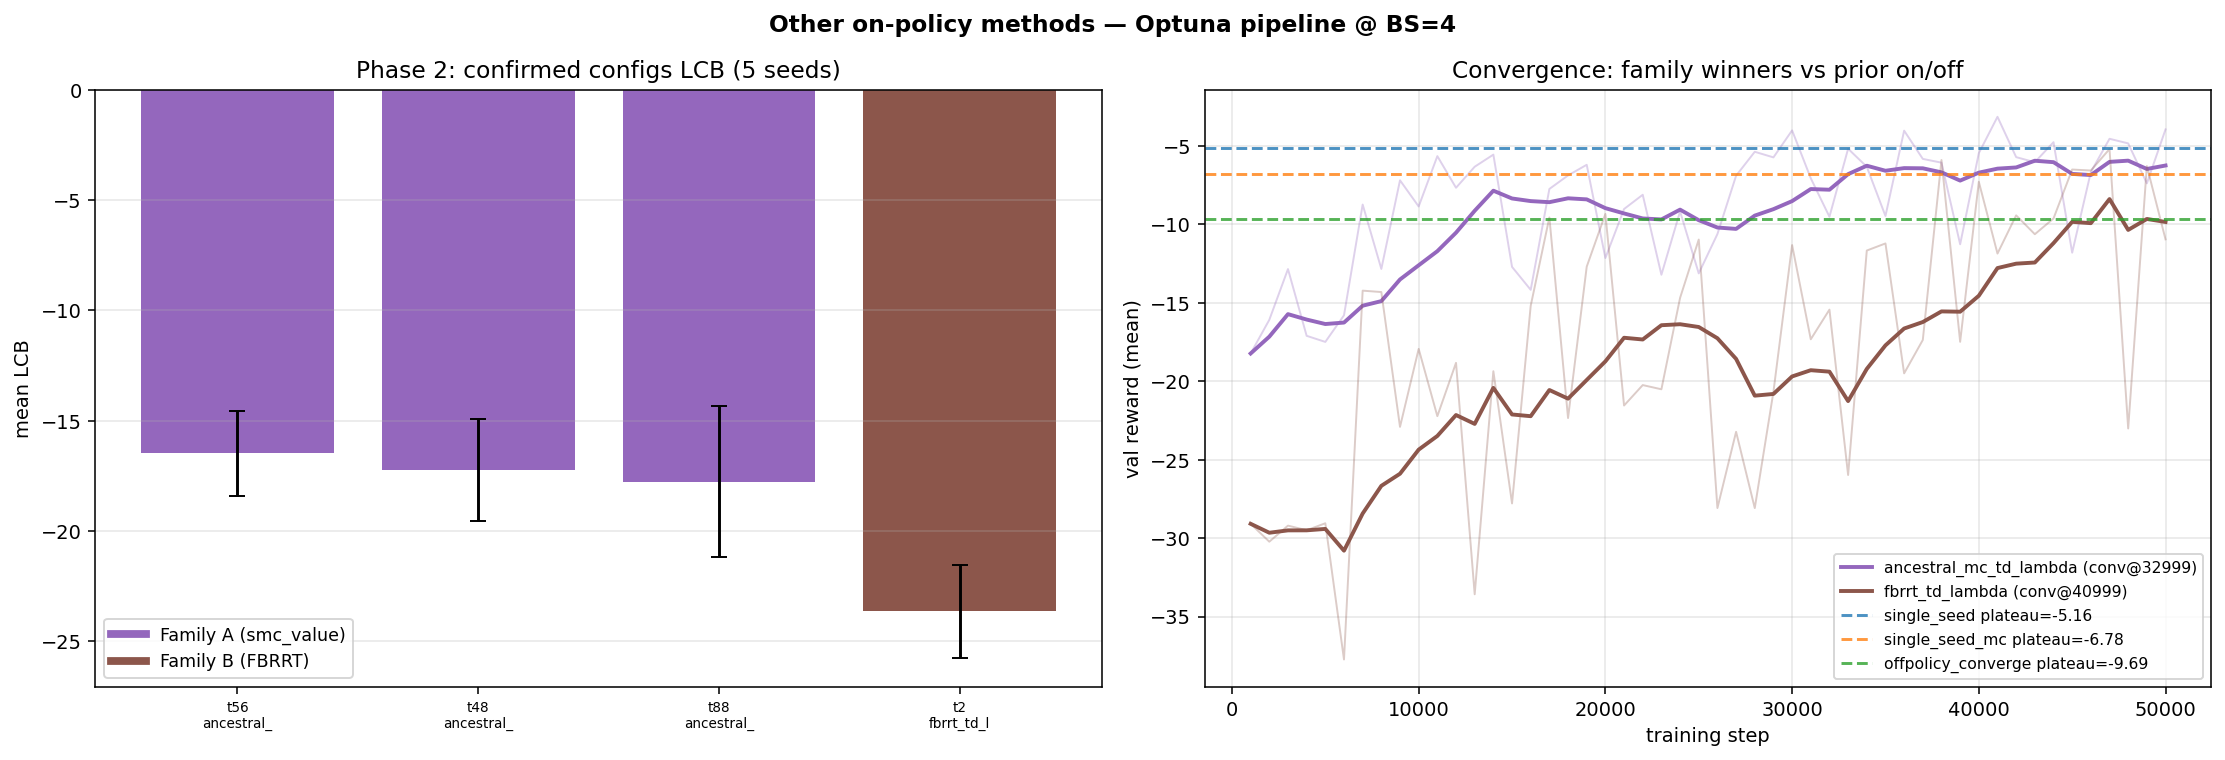

The Python source for this figure:
#!/usr/bin/env python3
"""Combined Optuna pipeline for the OTHER on-policy methods.

`sampling_method` is itself an Optuna categorical over all 7 remaining
on-policy algorithms, with family-conditional hyperparameters:

Family A — log_tau / smc_value methods:
    one_step_bootstrap, ancestral_td_lambda, ancestral_mc_td_lambda
  design space: smc_type {kt_r,k_r,k_Vema,k_Vnograd,kV_plus_ltr}, k, l,
  ema_decay, lambda_eff (ancestral_* only — one_step has no λ)

Family B — FBRRT gradient-guided methods (no smc_value):
    fbrrt, fbrrt_td_lambda, fbrrt_cv, fbrrt_mc_z
  design space: alpha (guidance scale; 1=optimal on-policy, 0=base),
  entropy_lambda, branch, lambda_eff (fbrrt_td_lambda only)

Common: n_steps, off_policy_frac, mc_samples, lr, grad_decay (∇V weight decay).
Batch size fixed at 4.

Phase 1 sweep   : 100 trials, Hyperband, MAX_STEPS=5000.
Phase 2 confirm : top-3 overall (∪ best-per-family) × 5 seeds × 5000 steps.
Phase 3 converge: best Family-A config + best FBRRT config → 50000 steps,
                  serialized (best.ckpt/last.ckpt/value_module.pt).

Objective = detrended-SEM LCB over the last 20 val checkpoints (identical
to the on/off pipelines, for a direct comparison at BS=4).
"""

import gc
import json
import os
import shutil
import time

import numpy as np
import pandas as pd
import torch
from einops import reduce
from sklearn.datasets import make_moons
from sklearn.mixture import GaussianMixture
from sklearn.preprocessing import StandardScaler
from torch.utils.data import DataLoader, TensorDataset

import matplotlib
matplotlib.use("Agg")
import matplotlib.pyplot as plt

import lightning as L
from lightning.pytorch.callbacks import Callback, ModelCheckpoint
from lightning.pytorch.loggers import CSVLogger

import optuna
from optuna.samplers import TPESampler
from optuna.pruners import HyperbandPruner
from optuna.trial import TrialState

from diffusion_rl.models.on_policy import OnPolicySMCDataset, OnPolicyValue
from diffusion_rl.modules.resnet_mlp import ValueNetwork


# ── Shared setup ──────────────────────────────────────────────────────────
X, _ = make_moons(n_samples=10_000, noise=0.05, random_state=42)
scaler = StandardScaler(); X = scaler.fit_transform(X)
clf = GaussianMixture(n_components=100, covariance_type="spherical"); clf.fit(X)
_means = torch.from_numpy(clf.means_).double()
_sigma2 = torch.from_numpy(clf.covariances_).double()
_weights = torch.from_numpy(clf.weights_).double()
_sigmas = torch.sqrt(_sigma2)[:, None]; _weights_col = _weights[:, None]

D = 2; a = 1.0; c = torch.tensor([1.0, 0.0])
means_np = clf.means_; sigmas_np = np.sqrt(clf.covariances_); weights_np = clf.weights_


def gmm_drift(xt, ts, a_):
    ts = ts.reshape(-1, 1); xt_ = xt[..., None]
    means_ = _means.float().to(xt).T[None, ...]; ts_ = ts[..., None]
    sigmas_ = _sigmas.float().to(xt).T; weights_ = _weights_col.float().to(xt).T
    denom = 2 * a_ * (1 - ts) + ts * sigmas_**2
    le = -reduce((xt_ - means_ * ts_) ** 2, "n d m -> n m", "sum") / (2 * ts * denom)
    lsf = torch.log(2 * a_ * (1 - ts) / denom) * D / 2
    lrw = torch.log(weights_) + le + lsf
    lw = lrw - torch.logsumexp(lrw, dim=1, keepdim=True)
    lw = torch.where((ts == 0), torch.log(weights_), lw)
    nm = (2 * a_ * (1 - ts_) * means_ + xt_ * sigmas_[None, ...] ** 2) / denom[:, None, :]
    us = (nm - xt[:, :, None]) / (1 - ts[..., None])
    return reduce(torch.exp(lw)[:, None, :] * us, "n d m -> n d", "sum")


DEVICE = "mps" if torch.backends.mps.is_available() else "cpu"


def base_drift(x, t):
    return gmm_drift(x, t if t.ndim >= 1 else t.unsqueeze(0), a).to(dtype=torch.float)


def reward_fn(x):
    return -10 * (x - c.to(x)).square().sum(dim=1)


def gmm_sample(n):
    k_ = np.random.choice(len(weights_np), size=n, p=weights_np)
    return means_np[k_] + sigmas_np[k_, np.newaxis] * np.random.randn(n, D)


def zero_log_tau(x, t):
    return torch.zeros(x.shape[0], dtype=x.dtype, device=x.device)


class OnPolicyValueLive(OnPolicyValue):
    def drift(self, x, t, beta=1, use_ema=False):
        return super().drift(x, t, beta=beta, use_ema=use_ema)


FAMILY_A = ["one_step_bootstrap", "ancestral_td_lambda", "ancestral_mc_td_lambda"]
FAMILY_B = ["fbrrt", "fbrrt_td_lambda", "fbrrt_cv", "fbrrt_mc_z"]
ALL_METHODS = FAMILY_A + FAMILY_B
TD_A = {"ancestral_td_lambda", "ancestral_mc_td_lambda"}   # use lambda_eff
TD_B = {"fbrrt_td_lambda"}                                 # use lambda_eff


def make_smc_value(smc_type, k, l, model):
    if smc_type == "kt_r":
        return lambda x, t: k * t.reshape(-1) * reward_fn(x)
    if smc_type == "k_r":
        return lambda x, t: k * reward_fn(x)
    if smc_type == "k_Vema":
        return lambda x, t: k * model.ema(x, t).reshape(-1)
    if smc_type == "k_Vnograd":
        return lambda x, t: k * model.value_module(x, t).reshape(-1)
    if smc_type == "kV_plus_ltr":
        return lambda x, t: (k * model.value_module(x, t).reshape(-1)
                             + l * t.reshape(-1) * reward_fn(x))
    raise ValueError(smc_type)


# ── Constants ──────────────────────────────────────────────────────────────
LOG_DIR = "lightning_logs/optuna_other"
CONFIRM_DIR = "lightning_logs/optuna_other_confirm"
CONV_LOG_DIR = "lightning_logs/optuna_other_converge"
CKPT_DIR = "checkpoints/optuna_other_converge"
STUDY_DB = "sqlite:///notebooks/optuna_other.db"
STUDY_NAME = "other_onpolicy_lcb_v1"

BS = 4
DS_BATCH = 64
MAX_STEPS = int(os.environ.get("OPT_MAX_STEPS", 5000))
N_VAL = int(os.environ.get("OPT_N_VAL", 50))
LCB_TAIL = 20
LCB_Z = 1.645
N_TRIALS = int(os.environ.get("OPT_N_TRIALS", 100))
N_SEEDS = int(os.environ.get("OPT_N_SEEDS", 5))
CONV_STEPS = int(os.environ.get("OPT_CONV_STEPS", 50000))
CONV_VAL_EVERY = int(os.environ.get("OPT_CONV_VAL_EVERY", 1000))

all_rewards = reward_fn(torch.from_numpy(X).float())
max_r = all_rewards.max()
bias_val = (torch.log(torch.mean(torch.exp(all_rewards - max_r))) + max_r).item()
val_loader = DataLoader(TensorDataset(torch.zeros(1)), batch_size=1)


class OptunaPruning(Callback):
    def __init__(self, trial, monitor="val_reward_mean"):
        super().__init__(); self.trial = trial; self.monitor = monitor

    def on_validation_end(self, trainer, pl_module):
        m = trainer.callback_metrics.get(self.monitor)
        if m is None:
            return
        step = int(trainer.global_step)
        self.trial.report(float(m), step)
        if self.trial.should_prune():
            raise optuna.TrialPruned(f"pruned at step {step}")


def read_curve(csv_path):
    if not os.path.exists(csv_path):
        return np.array([]), np.array([])
    df = pd.read_csv(csv_path)
    if "val_reward_mean" not in df.columns:
        return np.array([]), np.array([])
    sub = df.dropna(subset=["val_reward_mean"])
    return sub["step"].to_numpy(), sub["val_reward_mean"].to_numpy()


def lcb_of(curve):
    if len(curve) < 5:
        return -100.0
    tail = curve[-LCB_TAIL:]
    n = len(tail)
    xx = np.arange(n, dtype=float)
    A = np.vstack([xx, np.ones(n)]).T
    coef, *_ = np.linalg.lstsq(A, tail, rcond=None)
    resid = tail - A @ coef
    sigma = float(np.sqrt((resid ** 2).sum() / max(1, n - 2)))
    return float(tail.mean() - LCB_Z * sigma / np.sqrt(n))


def sample_params(trial):
    """Family-conditional design space."""
    method = trial.suggest_categorical("method", ALL_METHODS)
    p = {
        "method": method,
        "n_steps": trial.suggest_int("n_steps", 10, 60),
        "off_policy_frac": trial.suggest_float("off_policy_frac", 0.0, 0.5),
        "lr": trial.suggest_float("lr", 1e-4, 3e-3, log=True),
    }
    if trial.suggest_categorical("use_grad_decay", [True, False]):
        p["grad_decay"] = trial.suggest_float("grad_decay", 1e-5, 1e-1, log=True)
        p["use_grad_decay"] = True
    else:
        p["use_grad_decay"] = False

    if method in FAMILY_A:
        p["mc_samples"] = trial.suggest_int("mc_samples", 1, 24, log=True)
        p["smc_type"] = trial.suggest_categorical(
            "smc_type", ["kt_r", "k_r", "k_Vema", "k_Vnograd", "kV_plus_ltr"])
        p["k"] = trial.suggest_float("k", 1e-3, 1.0, log=True)
        if p["smc_type"] == "kV_plus_ltr":
            p["l"] = trial.suggest_float("l", 1e-3, 1.0, log=True)
        if p["smc_type"] == "k_Vema":
            p["ema_decay"] = trial.suggest_float("ema_decay", 0.90, 0.999)
        if method in TD_A:
            p["lambda_eff"] = trial.suggest_float("lambda_eff", 0.0, 1.0)
    else:  # Family B (FBRRT) — bounded particle budget
        p["mc_samples"] = trial.suggest_int("mc_samples_b", 1, 16, log=True)
        p["branch"] = trial.suggest_int("branch", 2, 10)
        p["alpha"] = trial.suggest_float("alpha", 0.0, 1.5)
        p["entropy_lambda"] = trial.suggest_float("entropy_lambda", 0.0, 2.0)
        if method in TD_B:
            p["lambda_eff"] = trial.suggest_float("lambda_eff_b", 0.0, 1.0)
    return p


def build(params, seed):
    L.seed_everything(seed, workers=True)
    method = params["method"]
    grad_decay = params["grad_decay"] if params.get("use_grad_decay") else None
    ema_decay = params.get("ema_decay", 0.99)
    vm = ValueNetwork(D, bias=bias_val)
    model = OnPolicyValueLive(
        base_score_module=base_drift, value_module=vm, reward_function=reward_fn,
        dim=D, a=a, lr=params["lr"], loss_type="quad",
        grad_decay=grad_decay, ema_decay=ema_decay,
    )
    # FBRRT computes grad_x v_theta on the first lazy data-gen, before
    # Lightning moves the module to the accelerator — move it now so the
    # value network and the (MPS) sample tensors share a device.
    model = model.to(DEVICE)
    if method in FAMILY_A:
        smc_value = make_smc_value(params["smc_type"], params["k"],
                                   params.get("l", 0.0), model)
    else:
        smc_value = zero_log_tau  # FBRRT ignores smc_value
    ds = OnPolicySMCDataset(
        dim=D, drift=base_drift, value=model.value_module,
        smc_value=smc_value, reward=reward_fn, device=DEVICE, a=a,
        batch_size=DS_BATCH, n_steps=params["n_steps"],
        mc_samples_per_step=params["mc_samples"],
        sampling_method=method,
        lambda_eff=params.get("lambda_eff", 0.1),
        branch=params.get("branch", 4),
        entropy_lambda=params.get("entropy_lambda", 1.0),
        fbrrt_alpha=params.get("alpha", 1.0),
        off_policy_frac=params["off_policy_frac"], include_t_zero=False,
        random_t=False, generating_function=gmm_sample,
    )
    loader = DataLoader(ds, batch_size=BS)
    return model, vm, ds, loader


def fmt(p):
    base = (f"{p['method']} mc={p['mc_samples']} ns={p['n_steps']} "
            f"ofp={p['off_policy_frac']:.2f} lr={p['lr']:.1e} "
            f"{'gd='+format(p['grad_decay'],'.1e') if p.get('use_grad_decay') else 'gd=off'}")
    if p["method"] in FAMILY_A:
        base += f" smc={p['smc_type']} k={p['k']:.3f}"
        if "lambda_eff" in p:
            base += f" lam={p['lambda_eff']:.2f}"
    else:
        base += (f" br={p['branch']} alpha={p['alpha']:.2f} "
                 f"ent={p['entropy_lambda']:.2f}")
        if "lambda_eff" in p:
            base += f" lam={p['lambda_eff']:.2f}"
    return base


# ── Phase 1: sweep ────────────────────────────────────────────────────────
def objective(trial):
    p = sample_params(trial)
    name = f"trial_{trial.number:04d}"
    csv = f"{LOG_DIR}/{name}/version_0/metrics.csv"
    t0 = time.time()
    model, vm, ds, loader = build(p, 1234 + trial.number)
    logger = CSVLogger(LOG_DIR, name=name, version=0)
    trainer = L.Trainer(
        max_steps=MAX_STEPS, val_check_interval=max(1, MAX_STEPS // N_VAL),
        callbacks=[OptunaPruning(trial)], logger=logger,
        enable_checkpointing=False, enable_progress_bar=False)
    try:
        trainer.fit(model, loader, val_dataloaders=val_loader)
    except optuna.TrialPruned:
        print(f"  {name}: pruned [{p['method']}] "
              f"({(time.time()-t0)/60:.1f} min)", flush=True)
        raise
    except (RuntimeError, ValueError) as e:
        del model, vm, trainer, loader, ds
        gc.collect()
        if torch.backends.mps.is_available():
            torch.mps.empty_cache()
        print(f"  {name}: error [{p['method']}] {type(e).__name__} -> -100",
              flush=True)
        return -100.0
    st, cv = read_curve(csv)
    del model, vm, trainer, loader, ds
    gc.collect()
    if torch.backends.mps.is_available():
        torch.mps.empty_cache()
    lcb = lcb_of(cv)
    print(f"  {name}: LCB={lcb:.3f}  [{fmt(p)}]  "
          f"{(time.time()-t0)/60:.1f} min", flush=True)
    return lcb


t_start = time.time()
sampler = TPESampler(multivariate=True, group=True, seed=42)
pruner = HyperbandPruner(min_resource=500, max_resource=MAX_STEPS,
                         reduction_factor=3)
study = optuna.create_study(
    study_name=STUDY_NAME, storage=STUDY_DB, load_if_exists=True,
    direction="maximize", sampler=sampler, pruner=pruner)
n_done = len([t for t in study.trials if t.state.is_finished()])
print(f"PHASE 1 — combined sweep (7 methods)  device={DEVICE}  "
      f"done={n_done} remaining={max(0, N_TRIALS-n_done)}", flush=True)


def _cb(study, trial):
    done = len([t for t in study.trials if t.state.is_finished()])
    try:
        best = study.best_value
        bm = study.best_trial.params.get("method", "?")
    except ValueError:
        best, bm = float("nan"), "?"
    print(f"[{done}/{N_TRIALS}] elapsed={(time.time()-t_start)/60:.1f} min "
          f"| best LCB={best:.3f} ({bm})", flush=True)


study.optimize(objective, n_trials=max(0, N_TRIALS - n_done),
               callbacks=[_cb], gc_after_trial=True)


def trial_params(t):
    """Reconstruct the full params dict from a finished trial."""
    pr = dict(t.params)
    m = pr["method"]
    out = {"method": m, "n_steps": pr["n_steps"],
           "off_policy_frac": pr["off_policy_frac"], "lr": pr["lr"],
           "use_grad_decay": pr.get("use_grad_decay", False)}
    if out["use_grad_decay"]:
        out["grad_decay"] = pr["grad_decay"]
    if m in FAMILY_A:
        out["mc_samples"] = pr["mc_samples"]
        out["smc_type"] = pr["smc_type"]; out["k"] = pr["k"]
        if pr["smc_type"] == "kV_plus_ltr":
            out["l"] = pr["l"]
        if pr["smc_type"] == "k_Vema":
            out["ema_decay"] = pr["ema_decay"]
        if m in TD_A:
            out["lambda_eff"] = pr["lambda_eff"]
    else:
        out["mc_samples"] = pr["mc_samples_b"]
        out["branch"] = pr["branch"]; out["alpha"] = pr["alpha"]
        out["entropy_lambda"] = pr["entropy_lambda"]
        if m in TD_B:
            out["lambda_eff"] = pr["lambda_eff_b"]
    return out


comp = [t for t in study.trials
        if t.state == TrialState.COMPLETE and t.value is not None]
comp.sort(key=lambda t: t.value, reverse=True)

# top-3 overall ∪ best Family-A ∪ best Family-B (so each family is converged)
chosen = list(comp[:3])
for fam in (FAMILY_A, FAMILY_B):
    famc = [t for t in comp if t.params.get("method") in fam]
    if famc and famc[0] not in chosen:
        chosen.append(famc[0])
seen = set()
chosen = [t for t in chosen if not (t.number in seen or seen.add(t.number))]

print("\n" + "=" * 80)
print("Selected for 5-seed confirm (top-3 ∪ best/family):")
for t in chosen:
    print(f"  trial {t.number:>3}  LCB={t.value:>8.3f}  [{fmt(trial_params(t))}]")
print("=" * 80, flush=True)
json.dump([{"trial": t.number, "lcb": t.value, "params": trial_params(t)}
           for t in chosen],
          open("notebooks/optuna_other_top.json", "w"), indent=2)


# ── Phase 2: confirm ──────────────────────────────────────────────────────
print("\nPHASE 2 — confirm × 5 seeds × 5000 steps\n", flush=True)
confirm = {}
for t in chosen:
    params = trial_params(t)
    trial = t.number
    fam = "A" if params["method"] in FAMILY_A else "B"
    seed_lcbs, seed_bests = [], []
    for s in range(N_SEEDS):
        name = f"t{trial}_seed{s:02d}"
        csv = f"{CONFIRM_DIR}/{name}/version_0/metrics.csv"
        for vv in range(3):
            pth = f"{CONFIRM_DIR}/{name}/version_{vv}"
            if os.path.exists(pth):
                shutil.rmtree(pth)
        t0 = time.time()
        try:
            model, vm, ds, loader = build(params, 1000 + s)
            logger = CSVLogger(CONFIRM_DIR, name=name, version=0)
            tr = L.Trainer(
                max_steps=MAX_STEPS,
                val_check_interval=max(1, MAX_STEPS // N_VAL),
                logger=logger, enable_checkpointing=False,
                enable_progress_bar=False)
            tr.fit(model, loader, val_dataloaders=val_loader)
            del model, vm, tr, loader, ds
        except (RuntimeError, ValueError) as e:
            print(f"  {name}: error {type(e).__name__}", flush=True)
        gc.collect()
        if torch.backends.mps.is_available():
            torch.mps.empty_cache()
        st, cv = read_curve(csv)
        lcb = lcb_of(cv) if len(cv) else -100.0
        best = float(cv.max()) if len(cv) else -100.0
        seed_lcbs.append(lcb); seed_bests.append(best)
        print(f"  {name}: LCB={lcb:.3f} best={best:.3f} "
              f"({(time.time()-t0)/60:.1f} min)", flush=True)
    seed_lcbs = np.array(seed_lcbs); seed_bests = np.array(seed_bests)
    confirm[trial] = {
        "params": params, "family": fam,
        "lcb_mean": float(seed_lcbs.mean()),
        "lcb_sd": float(seed_lcbs.std(ddof=1)),
        "lcb_values": seed_lcbs.tolist(),
        "best_mean": float(seed_bests.mean()),
        "best_sd": float(seed_bests.std(ddof=1)),
    }
    print(f"  >>> t{trial} [{params['method']}]: LCB "
          f"{seed_lcbs.mean():.3f} ± {seed_lcbs.std(ddof=1):.3f}  "
          f"best {seed_bests.mean():.3f} ± {seed_bests.std(ddof=1):.3f}",
          flush=True)

json.dump(confirm, open("notebooks/optuna_other_confirm_results.json", "w"),
          indent=2)

winners = {}
for fam in ("A", "B"):
    cand = {tr: v for tr, v in confirm.items() if v["family"] == fam}
    if cand:
        bt = max(cand, key=lambda tr: cand[tr]["lcb_mean"])
        winners[fam] = (bt, cand[bt])
print("\n" + "=" * 80)
for fam, (bt, v) in winners.items():
    print(f"Family {fam} winner: trial {bt} [{v['params']['method']}]  "
          f"LCB {v['lcb_mean']:.3f} ± {v['lcb_sd']:.3f}")
print("=" * 80, flush=True)


# ── Phase 3: converge winners (best Family-A + best FBRRT) ─────────────────
print("\nPHASE 3 — converge family winners (50000 steps, serialized)\n",
      flush=True)


def detect_convergence(steps, curve, win=8):
    if len(curve) < win + 4:
        return None, float(curve[-1]) if len(curve) else float("nan")
    sm = pd.Series(curve).rolling(win, min_periods=1).mean().to_numpy()
    tail = sm[-max(4, len(sm) // 5):]
    plateau = float(tail.mean())
    noise = float(np.std(curve[len(curve) // 2:] - sm[len(sm) // 2:]))
    thresh = plateau - 0.5 * noise
    conv_step = None
    for i in range(len(sm)):
        if sm[i] >= thresh and np.all(sm[i:] >= plateau - noise):
            conv_step = int(steps[i]); break
    return conv_step, plateau


conv_summary = {}
for fam, (bt, v) in winners.items():
    params = v["params"]
    tag = f"fam{fam}_t{bt}_{params['method']}_converge"
    print(f"=== {tag} ===\n  {fmt(params)}", flush=True)
    for vv in range(3):
        pth = f"{CONV_LOG_DIR}/{tag}/version_{vv}"
        if os.path.exists(pth):
            shutil.rmtree(pth)
    ckdir = f"{CKPT_DIR}/{tag}"
    if os.path.exists(ckdir):
        shutil.rmtree(ckdir)
    os.makedirs(ckdir, exist_ok=True)
    t0 = time.time()
    model, vm, ds, loader = build(params, 20240)
    logger = CSVLogger(CONV_LOG_DIR, name=tag, version=0)
    ckpt = ModelCheckpoint(dirpath=ckdir, save_last=True, save_top_k=1,
                           monitor="val_reward_mean", mode="max",
                           filename="best")
    tr = L.Trainer(
        max_steps=CONV_STEPS, val_check_interval=CONV_VAL_EVERY,
        callbacks=[ckpt], logger=logger,
        enable_checkpointing=True, enable_progress_bar=False)
    tr.fit(model, loader, val_dataloaders=val_loader)
    torch.save({"state_dict": model.value_module.state_dict(),
                "params": params, "trial": bt, "family": fam,
                "max_steps": CONV_STEPS}, f"{ckdir}/value_module.pt")
    st, cv = read_curve(f"{CONV_LOG_DIR}/{tag}/version_0/metrics.csv")
    cstep, plateau = detect_convergence(st, cv)
    flcb = lcb_of(cv)
    print(f"  elapsed {(time.time()-t0)/60:.1f} min | plateau≈{plateau:.3f} "
          f"| converged@step={cstep} | final-LCB={flcb:.3f}", flush=True)
    print(f"  ckpts: {ckdir}/{{best.ckpt,last.ckpt,value_module.pt}}",
          flush=True)
    conv_summary[tag] = {
        "family": fam, "trial": bt, "params": params,
        "plateau_reward": plateau, "convergence_step": cstep,
        "final_lcb": flcb, "ckpt_dir": ckdir,
        "steps": st.tolist(), "val_reward": cv.tolist()}
    del model, vm, tr, loader, ds
    gc.collect()
    if torch.backends.mps.is_available():
        torch.mps.empty_cache()


# ── Comparison vs prior on/off convergence ────────────────────────────────
prior = {}
for pth, lbl in [("notebooks/optuna_confirm_converge_results.json", "on"),
                 ("notebooks/optuna_offpolicy_pipeline_results.json", "off")]:
    if os.path.exists(pth):
        d = json.load(open(pth))
        if lbl == "on":
            for k, vv in d.get("convergence", {}).items():
                prior[k] = vv
        else:
            cp = d.get("comparison", {}).get("off_policy")
            if cp:
                prior["offpolicy_converge"] = cp

print("\n" + "=" * 84)
print("ALL METHODS @ BS=4 (converged)")
print("=" * 84)
print(f"{'config':>40} | {'plateau':>9} | {'conv_step':>9} | {'final_LCB':>9}")
print("-" * 84)
for k, vv in prior.items():
    print(f"{k:>40} | {vv['plateau_reward']:>9.3f} | "
          f"{str(vv['convergence_step']):>9} | {vv['final_lcb']:>9.3f}")
for tag, d in conv_summary.items():
    print(f"{tag:>40} | {d['plateau_reward']:>9.3f} | "
          f"{str(d['convergence_step']):>9} | {d['final_lcb']:>9.3f}")
print("=" * 84, flush=True)


# ── Plots ─────────────────────────────────────────────────────────────────
fig, axes = plt.subplots(1, 2, figsize=(16, 5.5))
fig.suptitle("Other on-policy methods — Optuna pipeline @ BS=4",
             fontsize=12, fontweight="bold")
ax = axes[0]
ax.set_title("Phase 2: confirmed configs LCB (5 seeds)")
labs, ms, sds, cols = [], [], [], []
for tr, v in sorted(confirm.items(), key=lambda kv: kv[1]["lcb_mean"],
                     reverse=True):
    labs.append(f"t{tr}\n{v['params']['method'][:10]}")
    ms.append(v["lcb_mean"]); sds.append(v["lcb_sd"])
    cols.append("#9467bd" if v["family"] == "A" else "#8c564b")
xp = np.arange(len(labs))
ax.bar(xp, ms, yerr=sds, color=cols, capsize=4)
ax.set_xticks(xp); ax.set_xticklabels(labs, fontsize=7)
ax.set_ylabel("mean LCB"); ax.grid(True, alpha=0.3, axis="y")
ax.plot([], [], color="#9467bd", lw=4, label="Family A (smc_value)")
ax.plot([], [], color="#8c564b", lw=4, label="Family B (FBRRT)")
ax.legend(fontsize=9)

ax = axes[1]
ax.set_title("Convergence: family winners vs prior on/off")
for tag, d in conv_summary.items():
    col = "#9467bd" if d["family"] == "A" else "#8c564b"
    st = np.array(d["steps"]); cv = np.array(d["val_reward"])
    ax.plot(st, cv, color=col, alpha=0.30, lw=1.0)
    sm = pd.Series(cv).rolling(8, min_periods=1).mean()
    ax.plot(st, sm, color=col, lw=2.0,
            label=f"{d['params']['method']} (conv@{d['convergence_step']})")
for k, vv in prior.items():
    if "td_lambda" in k:
        col = "#1f77b4"
    elif "mc" in k:
        col = "#ff7f0e"
    else:
        col = "#2ca02c"
    ax.axhline(vv["plateau_reward"], color=col, ls="--", alpha=0.8,
               label=f"{k.split('_t')[0][:18]} plateau={vv['plateau_reward']:.2f}")
ax.set_xlabel("training step"); ax.set_ylabel("val reward (mean)")
ax.grid(True, alpha=0.3); ax.legend(fontsize=8)
plt.tight_layout()
plt.savefig("notebooks/optuna_other_onpolicy_pipeline.png", dpi=140,
            bbox_inches="tight")
print("\nSaved: notebooks/optuna_other_onpolicy_pipeline.png", flush=True)

json.dump(
    {"chosen": [{"trial": t.number, "lcb": t.value,
                 "params": trial_params(t)} for t in chosen],
     "confirm": confirm,
     "winners": {fam: {"trial": bt, **v} for fam, (bt, v) in winners.items()},
     "convergence": {k: {kk: vv for kk, vv in d.items()
                         if kk not in ("steps", "val_reward")}
                     for k, d in conv_summary.items()},
     "prior_comparison": prior},
    open("notebooks/optuna_other_onpolicy_pipeline_results.json", "w"),
    indent=2)
print("Saved: notebooks/optuna_other_onpolicy_pipeline_results.json")
print(f"\nTotal elapsed: {(time.time()-t_start)/60:.1f} min")
print("Done.")
